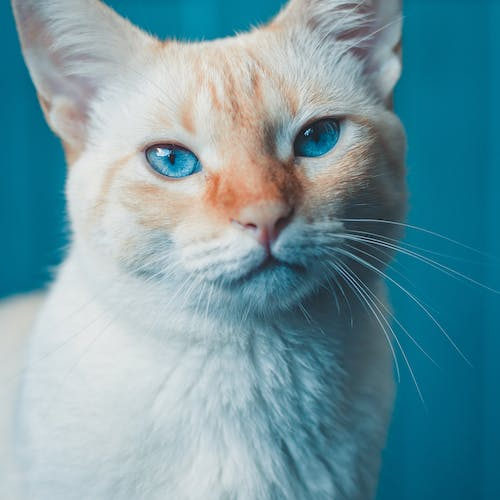
#> input picture Images/cat2.jpg, 500 x 500 px, found by its file name
$ python Thresholding.py
#> lines starting #> are read from the running program, lines starting #| are printed output that depends on the picture; after the words box and inside, x2 and y2 are one past the last pixel; in counts of white or black regions, pixels touching at a corner belong together
import cv2 as cv
import numpy as np

my_img= cv.imread('E:\\Open CV\\Images\\cat2.jpg')
#> my_img is the input picture: shape (500, 500, 3); mean B, G, R 161.8, 151.6, 112.3
cv.imshow('Original Cat Image', my_img)

gray = cv.cvtColor(my_img, cv.COLOR_BGR2GRAY)
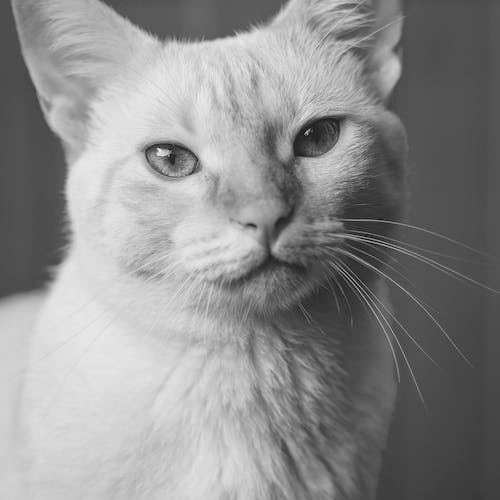
#> gray: shape (500, 500); min 5, max 243, mean 141
cv.imshow('Gray', gray)

# Sinple Thresholding
# cv.threshold(image, threshold value, max value, threshold type)
threshold, thresh = cv.threshold(gray, 150, 255, cv.THRESH_BINARY)
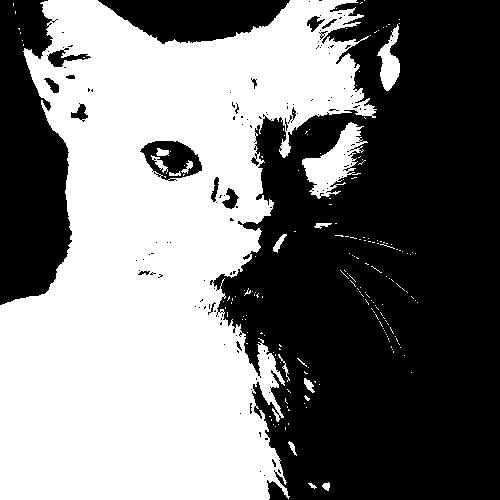
#> thresh: shape (500, 500); 47.7% white; 185 white regions (171 under 20 px), largest, box (x1, y1, x2, y2) and area: (0, 0, 377, 500) 115109, (302, 122, 368, 199) 2138, (377, 24, 400, 91) 775
cv.imshow('Simple Thresholded', thresh)

# cv.threshold(image, threshold value, max value, threshold type)
threshold, thresh_inv = cv.threshold(gray, 150, 255, cv.THRESH_BINARY_INV)
cv.imshow('Simple Thresholded Inverse', thresh_inv)

# Adaptive Thresholding
# cv.ADAPTIVE_THRESH_MEAN_C: The threshold value is the mean of the neighbourhood area minus the constant C.
adaptive_thresh = cv.adaptiveThreshold(gray, 255, cv.ADAPTIVE_THRESH_MEAN_C, cv.THRESH_BINARY, 11, 3)
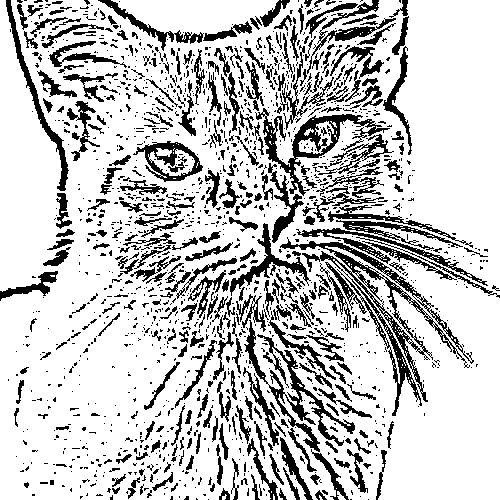
#> adaptive_thresh: shape (500, 500); 78% white; 1546 black regions (1198 under 20 px), largest, box (x1, y1, x2, y2) and area: (280, 237, 474, 416) 4361, (244, 320, 355, 452) 2345, (255, 108, 390, 196) 2329
# Here 11 means that the neighbourhood area is 11x11 pixels.
# Here 3 means that the constant C is 3.
# constant C is just a constant that is subtracted from the mean or weighted mean calculated.
# Subtracting by a constant C helps to fine tune the thresholding.
cv.imshow('Adaptive Thresholding', adaptive_thresh)

# cv.ADAPTIVE_THRESH_GAUSSIAN_C: The threshold value is a gaussian-weighted sum of the neighbourhood values minus the constant C.
adaptive_thresh_gaussian = cv.adaptiveThreshold(gray, 255, cv.ADAPTIVE_THRESH_GAUSSIAN_C, cv.THRESH_BINARY, 11, 3)
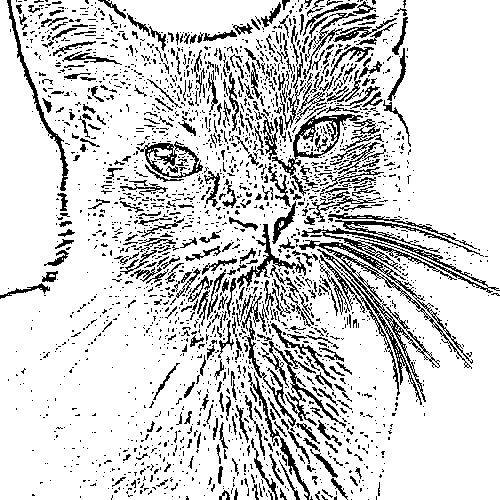
#> adaptive_thresh_gaussian: shape (500, 500); 82.6% white; black in thin lines or dots
cv.imshow('Adaptive Thresholding Gaussian', adaptive_thresh_gaussian)

cv.waitKey(0)

$ run again, with Images/cat1.jpg copied over Images/cat2.jpg
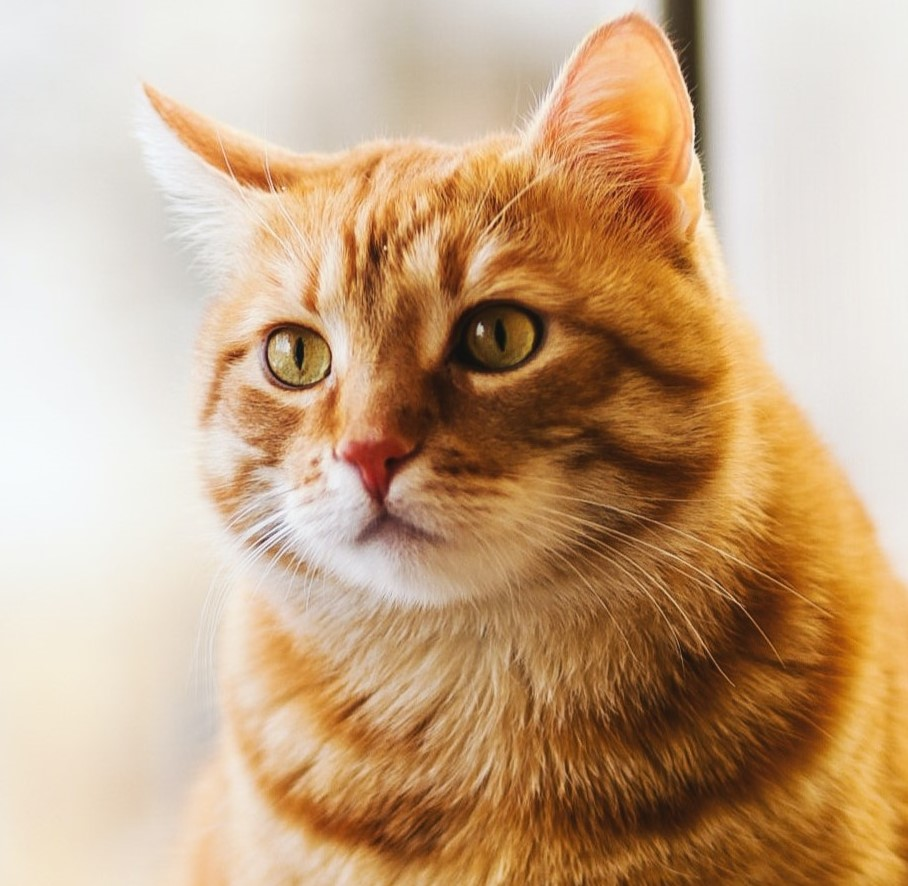
#> input picture Images/cat1.jpg, 908 x 886 px, found by its file name
#> my_img is the input picture: shape (886, 908, 3); mean B, G, R 135.1, 167.2, 198.9
#> `threshold, thresh = cv.threshold(gray, 150, 255, cv.THRESH_BINARY)`:
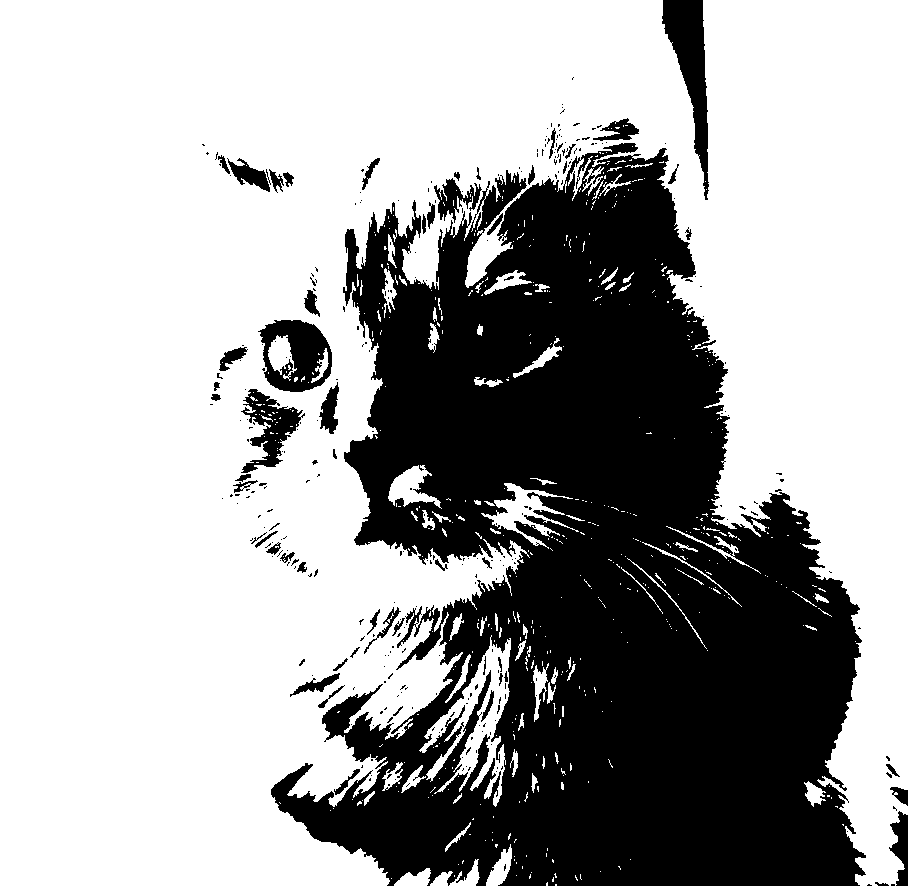
#> thresh: shape (886, 908); 65.9% white; 328 black regions (271 under 20 px), largest, box (x1, y1, x2, y2) and area: (271, 143, 866, 886) 256155, (662, 0, 709, 200) 4006, (258, 320, 332, 392) 3255
#> adaptive_thresh: shape (886, 908); 78% white; 3852 black regions (2799 under 20 px), largest, box (x1, y1, x2, y2) and area: (535, 600, 593, 877) 3148, (434, 298, 570, 377) 3053, (342, 433, 465, 558) 2785
#> `adaptive_thresh_gaussian = cv.adaptiveThreshold(gray, 255, cv.ADAPTIVE..`:
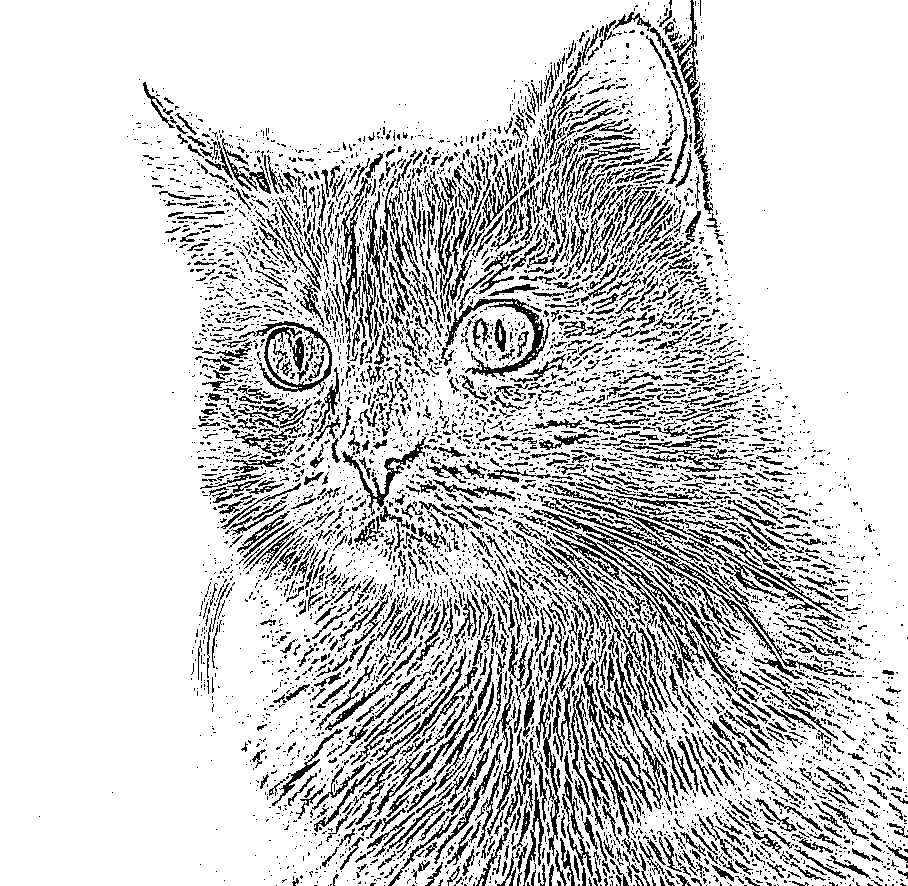
#> adaptive_thresh_gaussian: shape (886, 908); 81.5% white; black in thin lines or dots

$ run again, with Images/cat1_large.jpg copied over Images/cat2.jpg
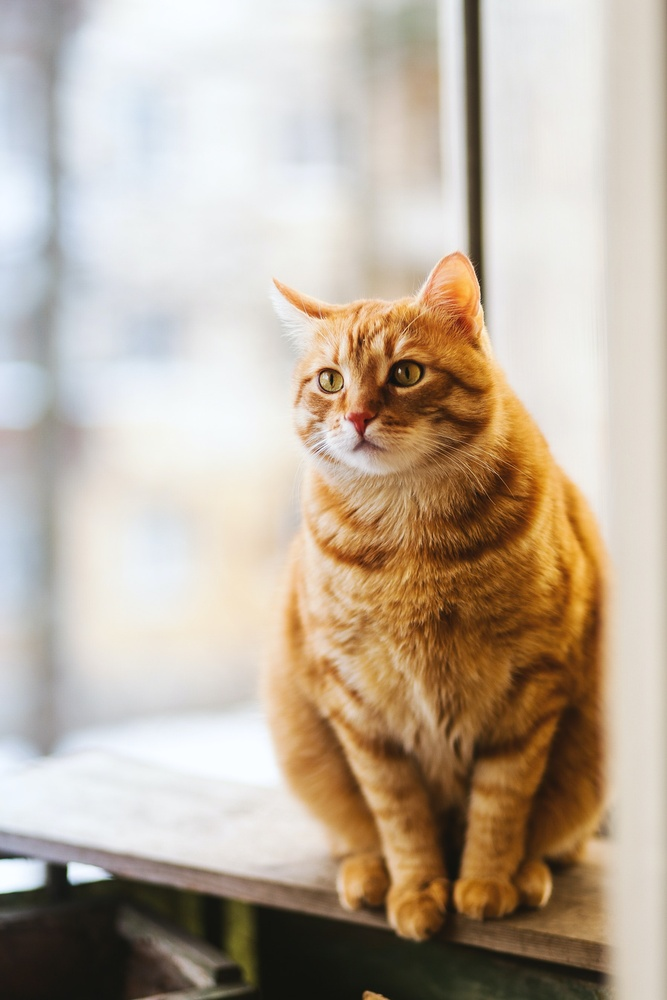
#> input picture Images/cat1_large.jpg, 667 x 1000 px, shrunk from 1771 x 2657 before the run, found by its file name
#> my_img is the input picture: shape (1000, 667, 3); mean B, G, R 157.9, 174.3, 188.6
#> `threshold, thresh = cv.threshold(gray, 150, 255, cv.THRESH_BINARY)`:
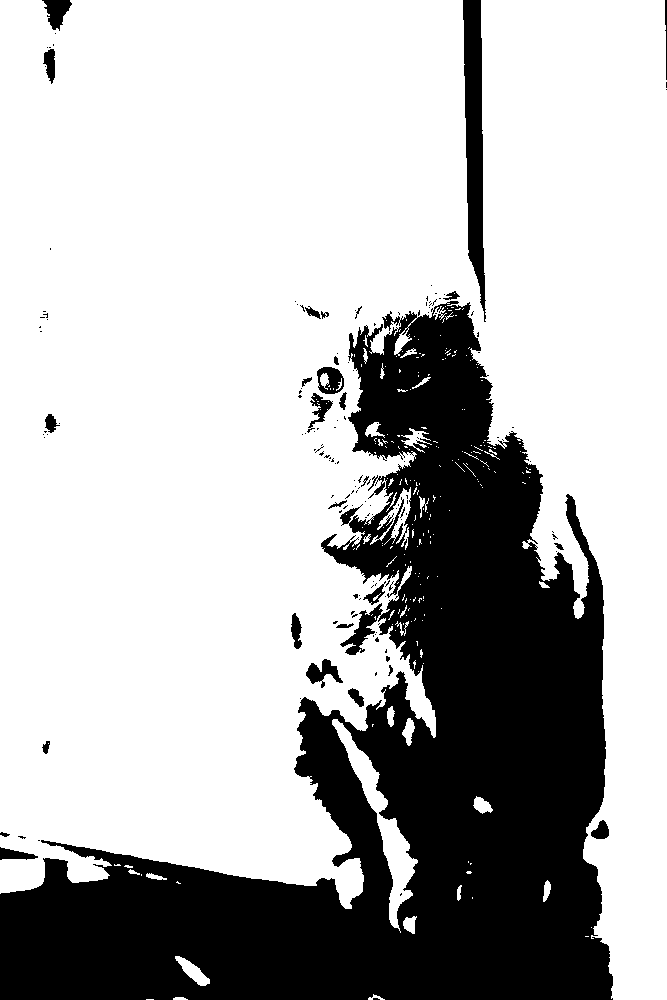
#> thresh: shape (1000, 667); 71.6% white; 155 black regions (127 under 20 px), largest, box (x1, y1, x2, y2) and area: (0, 301, 613, 1000) 180111, (463, 0, 486, 322) 4669, (42, 0, 72, 31) 524
#> adaptive_thresh: shape (1000, 667); 86.5% white; 1906 black regions (1583 under 20 px), largest, box (x1, y1, x2, y2) and area: (0, 680, 590, 989) 10968, (387, 439, 549, 795) 9399, (0, 694, 392, 924) 5691
#> `adaptive_thresh_gaussian = cv.adaptiveThreshold(gray, 255, cv.ADAPTIVE..`:
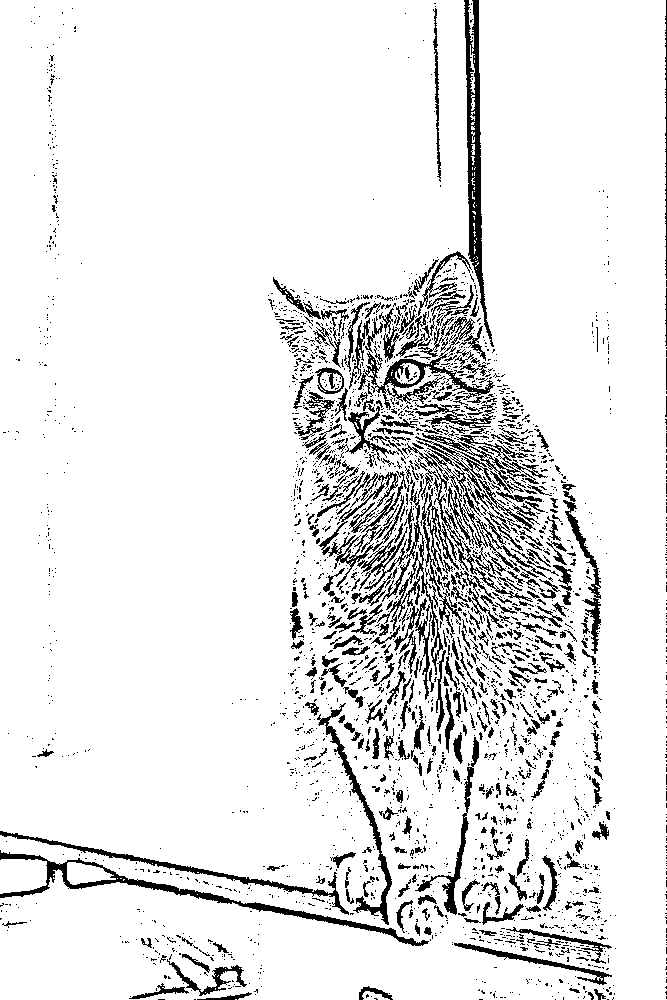
#> adaptive_thresh_gaussian: shape (1000, 667); 90.5% white; 2755 black regions (2347 under 20 px), largest, box (x1, y1, x2, y2) and area: (464, 0, 494, 347) 3205, (0, 850, 429, 946) 2872, (357, 477, 443, 700) 2654

$ run again, with Images/child1.jpg copied over Images/cat2.jpg
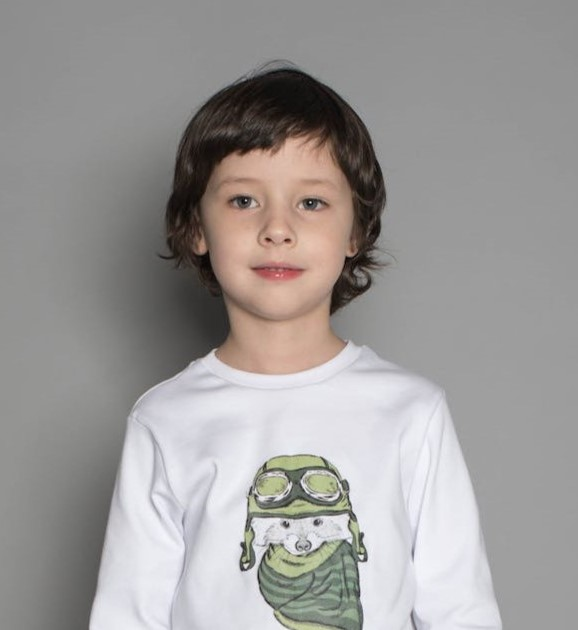
#> input picture Images/child1.jpg, 578 x 630 px, found by its file name
#> my_img is the input picture: shape (630, 578, 3); mean B, G, R 152.9, 154.3, 157.3
#> `threshold, thresh = cv.threshold(gray, 150, 255, cv.THRESH_BINARY)`:
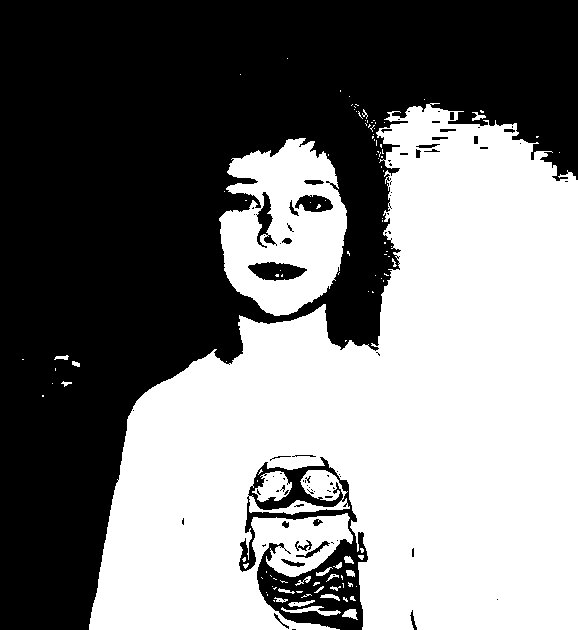
#> thresh: shape (630, 578); 48.9% white; 115 white regions (90 under 20 px), largest, box (x1, y1, x2, y2) and area: (89, 103, 578, 630) 161248, (219, 138, 347, 316) 14657, (252, 471, 292, 502) 729
#> adaptive_thresh: shape (630, 578); 90.3% white; 564 black regions (483 under 20 px), largest, box (x1, y1, x2, y2) and area: (84, 69, 399, 630) 11618, (239, 454, 368, 630) 6924, (178, 354, 507, 630) 2582
#> `adaptive_thresh_gaussian = cv.adaptiveThreshold(gray, 255, cv.ADAPTIVE..`:
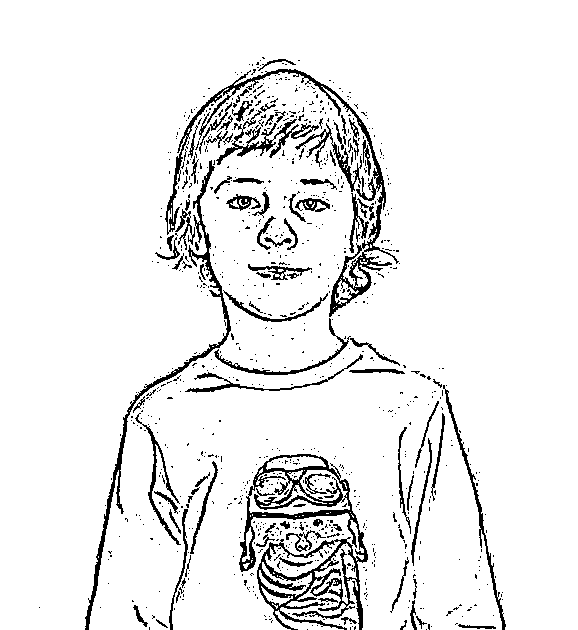
#> adaptive_thresh_gaussian: shape (630, 578); 92.6% white; black in thin lines or dots, all inside (x1, y1, x2, y2) = (39, 57, 506, 630)
